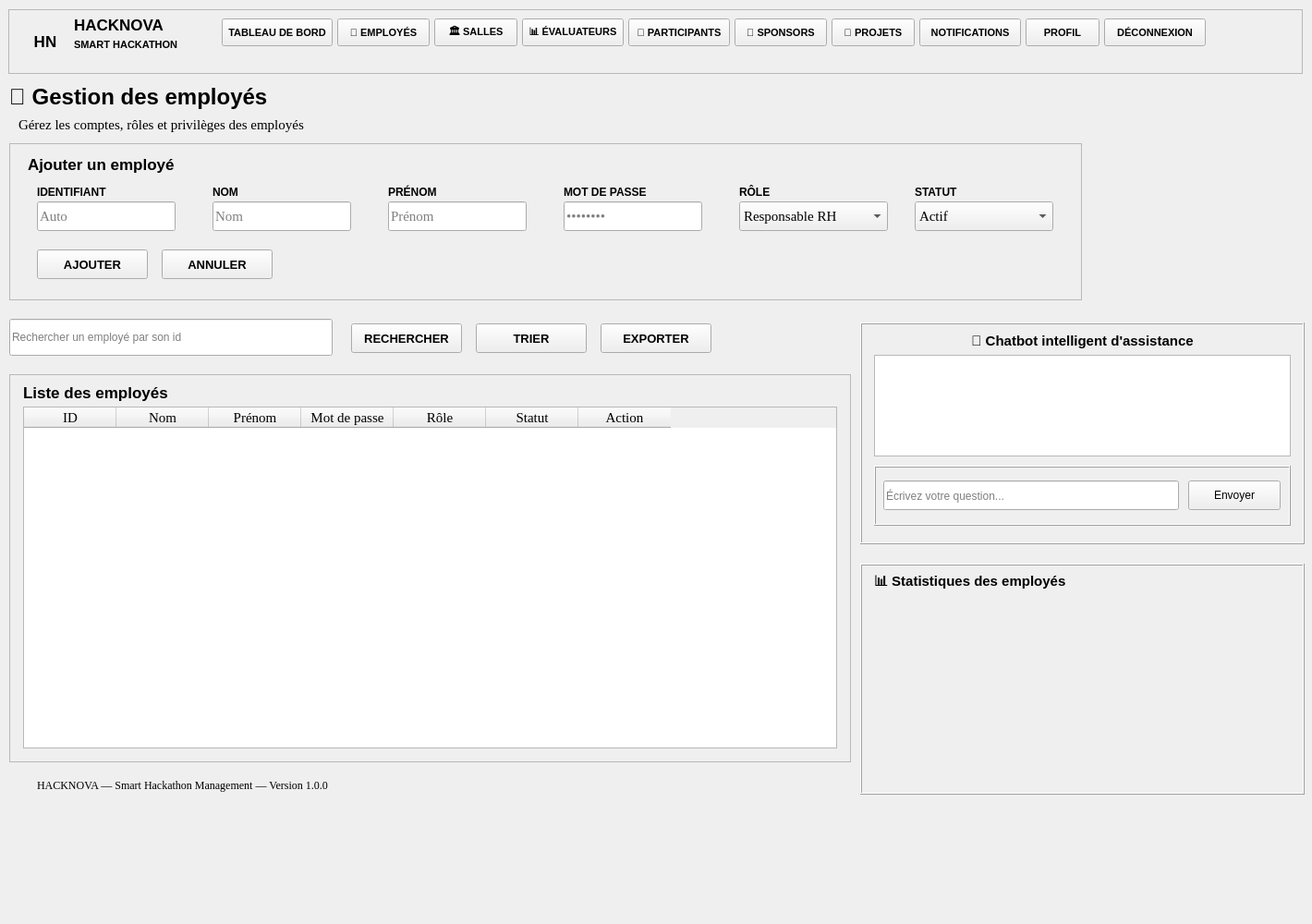
      <widget class="QWidget" name="scrollEmployesContent">
       <property name="geometry">
        <rect>
         <x>0</x>
         <y>0</y>
         <width>1420</width>
         <height>1000</height>
        </rect>
       </property>
       <widget class="QFrame" name="frameNavbar">
        <property name="geometry">
         <rect>
          <x>9</x>
          <y>10</y>
          <width>1401</width>
          <height>70</height>
         </rect>
        </property>
        <property name="frameShape">
         <enum>QFrame::Shape::StyledPanel</enum>
        </property>
        <property name="frameShadow">
         <enum>QFrame::Shadow::Raised</enum>
        </property>
        <widget class="QLabel" name="labelNavLogo">
         <property name="geometry">
          <rect>
           <x>15</x>
           <y>10</y>
           <width>50</width>
           <height>50</height>
          </rect>
         </property>
         <property name="font">
          <font>
           <family>Arial</family>
           <pointsize>13</pointsize>
           <bold>true</bold>
          </font>
         </property>
         <property name="text">
          <string>HN</string>
         </property>
         <property name="alignment">
          <set>Qt::AlignmentFlag::AlignCenter</set>
         </property>
        </widget>
       </widget>
       <widget class="QLabel" name="labelNavBrand">
        <property name="geometry">
         <rect>
          <x>80</x>
          <y>15</y>
          <width>140</width>
          <height>24</height>
         </rect>
        </property>
        <property name="font">
         <font>
          <family>Arial</family>
          <pointsize>13</pointsize>
          <bold>true</bold>
         </font>
        </property>
        <property name="text">
         <string>HACKNOVA</string>
        </property>
       </widget>
       <widget class="QLabel" name="labelNavSub">
        <property name="geometry">
         <rect>
          <x>80</x>
          <y>40</y>
          <width>140</width>
          <height>16</height>
         </rect>
        </property>
        <property name="font">
         <font>
          <family>Arial</family>
          <pointsize>8</pointsize>
          <bold>true</bold>
         </font>
        </property>
        <property name="text">
         <string>SMART HACKATHON</string>
        </property>
       </widget>
       <widget class="QPushButton" name="btnDashboard">
        <property name="geometry">
         <rect>
          <x>240</x>
          <y>20</y>
          <width>120</width>
          <height>30</height>
         </rect>
        </property>
        <property name="font">
         <font>
          <family>Arial</family>
          <pointsize>8</pointsize>
          <bold>true</bold>
         </font>
        </property>
        <property name="cursor">
         <cursorShape>PointingHandCursor</cursorShape>
        </property>
        <property name="text">
         <string>TABLEAU DE BORD</string>
        </property>
       </widget>
       <widget class="QPushButton" name="btnEmployes">
        <property name="geometry">
         <rect>
          <x>365</x>
          <y>20</y>
          <width>100</width>
          <height>30</height>
         </rect>
        </property>
        <property name="font">
         <font>
          <family>Arial</family>
          <pointsize>8</pointsize>
          <bold>true</bold>
         </font>
        </property>
        <property name="cursor">
         <cursorShape>PointingHandCursor</cursorShape>
        </property>
        <property name="text">
         <string>👤 EMPLOYÉS</string>
        </property>
       </widget>
       <widget class="QPushButton" name="btnSalles">
        <property name="geometry">
         <rect>
          <x>470</x>
          <y>20</y>
          <width>90</width>
          <height>30</height>
         </rect>
        </property>
        <property name="font">
         <font>
          <family>Arial</family>
          <pointsize>8</pointsize>
          <bold>true</bold>
         </font>
        </property>
        <property name="cursor">
         <cursorShape>PointingHandCursor</cursorShape>
        </property>
        <property name="text">
         <string>🏛 SALLES</string>
        </property>
       </widget>
       <widget class="QPushButton" name="btnEvaluateurs">
        <property name="geometry">
         <rect>
          <x>565</x>
          <y>20</y>
          <width>110</width>
          <height>30</height>
         </rect>
        </property>
        <property name="font">
         <font>
          <family>Arial</family>
          <pointsize>8</pointsize>
          <bold>true</bold>
         </font>
        </property>
        <property name="cursor">
         <cursorShape>PointingHandCursor</cursorShape>
        </property>
        <property name="text">
         <string>📊 ÉVALUATEURS</string>
        </property>
       </widget>
       <widget class="QPushButton" name="btnParticipants">
        <property name="geometry">
         <rect>
          <x>680</x>
          <y>20</y>
          <width>110</width>
          <height>30</height>
         </rect>
        </property>
        <property name="font">
         <font>
          <family>Arial</family>
          <pointsize>8</pointsize>
          <bold>true</bold>
         </font>
        </property>
        <property name="cursor">
         <cursorShape>PointingHandCursor</cursorShape>
        </property>
        <property name="text">
         <string>👥 PARTICIPANTS</string>
        </property>
       </widget>
       <widget class="QPushButton" name="btnSponsors">
        <property name="geometry">
         <rect>
          <x>795</x>
          <y>20</y>
          <width>100</width>
          <height>30</height>
         </rect>
        </property>
        <property name="font">
         <font>
          <family>Arial</family>
          <pointsize>8</pointsize>
          <bold>true</bold>
         </font>
        </property>
        <property name="cursor">
         <cursorShape>PointingHandCursor</cursorShape>
        </property>
        <property name="text">
         <string>🤝 SPONSORS</string>
        </property>
       </widget>
       <widget class="QPushButton" name="btnProjets">
        <property name="geometry">
         <rect>
          <x>900</x>
          <y>20</y>
          <width>90</width>
          <height>30</height>
         </rect>
        </property>
        <property name="font">
         <font>
          <family>Arial</family>
          <pointsize>8</pointsize>
          <bold>true</bold>
         </font>
        </property>
        <property name="cursor">
         <cursorShape>PointingHandCursor</cursorShape>
        </property>
        <property name="text">
         <string>💡 PROJETS</string>
        </property>
       </widget>
       <widget class="QPushButton" name="btnNotifications">
        <property name="geometry">
         <rect>
          <x>995</x>
          <y>20</y>
          <width>110</width>
          <height>30</height>
         </rect>
        </property>
        <property name="font">
         <font>
          <family>Arial</family>
          <pointsize>8</pointsize>
          <bold>true</bold>
         </font>
        </property>
        <property name="cursor">
         <cursorShape>PointingHandCursor</cursorShape>
        </property>
        <property name="text">
         <string>NOTIFICATIONS</string>
        </property>
       </widget>
       <widget class="QPushButton" name="btnProfil">
        <property name="geometry">
         <rect>
          <x>1110</x>
          <y>20</y>
          <width>80</width>
          <height>30</height>
         </rect>
        </property>
        <property name="font">
         <font>
          <family>Arial</family>
          <pointsize>8</pointsize>
          <bold>true</bold>
         </font>
        </property>
        <property name="cursor">
         <cursorShape>PointingHandCursor</cursorShape>
        </property>
        <property name="text">
         <string>PROFIL</string>
        </property>
       </widget>
       <widget class="QPushButton" name="btnDeconnexion">
        <property name="geometry">
         <rect>
          <x>1195</x>
          <y>20</y>
          <width>110</width>
          <height>30</height>
         </rect>
        </property>
        <property name="font">
         <font>
          <family>Arial</family>
          <pointsize>8</pointsize>
          <bold>true</bold>
         </font>
        </property>
        <property name="cursor">
         <cursorShape>PointingHandCursor</cursorShape>
        </property>
        <property name="text">
         <string>DÉCONNEXION</string>
        </property>
       </widget>
       <widget class="QLabel" name="labelTitleEmployes">
        <property name="geometry">
         <rect>
          <x>10</x>
          <y>90</y>
          <width>600</width>
          <height>30</height>
         </rect>
        </property>
        <property name="font">
         <font>
          <family>Arial</family>
          <pointsize>18</pointsize>
          <bold>true</bold>
         </font>
        </property>
        <property name="text">
         <string>👤 Gestion des employés</string>
        </property>
       </widget>
       <widget class="QLabel" name="labelSubEmployes">
        <property name="geometry">
         <rect>
          <x>20</x>
          <y>125</y>
          <width>800</width>
          <height>20</height>
         </rect>
        </property>
        <property name="font">
         <font>
          <family>Times New Roman</family>
          <pointsize>11</pointsize>
         </font>
        </property>
        <property name="text">
         <string>Gérez les comptes, rôles et privilèges des employés</string>
        </property>
       </widget>
       <widget class="QFrame" name="cardFormEmployes">
        <property name="geometry">
         <rect>
          <x>10</x>
          <y>155</y>
          <width>1161</width>
          <height>170</height>
         </rect>
        </property>
        <property name="frameShape">
         <enum>QFrame::Shape::StyledPanel</enum>
        </property>
        <property name="frameShadow">
         <enum>QFrame::Shadow::Raised</enum>
        </property>
       </widget>
       <widget class="QLabel" name="labelFormTitleEmployes">
        <property name="geometry">
         <rect>
          <x>30</x>
          <y>165</y>
          <width>500</width>
          <height>25</height>
         </rect>
        </property>
        <property name="font">
         <font>
          <family>Arial</family>
          <pointsize>13</pointsize>
          <bold>true</bold>
         </font>
        </property>
        <property name="text">
         <string>Ajouter un employé</string>
        </property>
       </widget>
       <widget class="QLabel" name="lblEmpID">
        <property name="geometry">
         <rect>
          <x>40</x>
          <y>200</y>
          <width>120</width>
          <height>16</height>
         </rect>
        </property>
        <property name="font">
         <font>
          <family>Arial</family>
          <pointsize>9</pointsize>
          <bold>true</bold>
         </font>
        </property>
        <property name="text">
         <string>IDENTIFIANT</string>
        </property>
       </widget>
       <widget class="QLineEdit" name="lineEditEmpID">
        <property name="geometry">
         <rect>
          <x>40</x>
          <y>218</y>
          <width>150</width>
          <height>32</height>
         </rect>
        </property>
        <property name="font">
         <font>
          <family>Times New Roman</family>
          <pointsize>11</pointsize>
         </font>
        </property>
        <property name="readOnly">
         <bool>true</bool>
        </property>
        <property name="placeholderText">
         <string>Auto</string>
        </property>
       </widget>
       <widget class="QLabel" name="lblEmpNom">
        <property name="geometry">
         <rect>
          <x>230</x>
          <y>200</y>
          <width>120</width>
          <height>16</height>
         </rect>
        </property>
        <property name="font">
         <font>
          <family>Arial</family>
          <pointsize>9</pointsize>
          <bold>true</bold>
         </font>
        </property>
        <property name="text">
         <string>NOM</string>
        </property>
       </widget>
       <widget class="QLineEdit" name="lineEditEmpNom">
        <property name="geometry">
         <rect>
          <x>230</x>
          <y>218</y>
          <width>150</width>
          <height>32</height>
         </rect>
        </property>
        <property name="font">
         <font>
          <family>Times New Roman</family>
          <pointsize>11</pointsize>
         </font>
        </property>
        <property name="placeholderText">
         <string>Nom</string>
        </property>
       </widget>
       <widget class="QLabel" name="lblEmpPrenom">
        <property name="geometry">
         <rect>
          <x>420</x>
          <y>200</y>
          <width>120</width>
          <height>16</height>
         </rect>
        </property>
        <property name="font">
         <font>
          <family>Arial</family>
          <pointsize>9</pointsize>
          <bold>true</bold>
         </font>
        </property>
        <property name="text">
         <string>PRÉNOM</string>
        </property>
       </widget>
       <widget class="QLineEdit" name="lineEditEmpPrenom">
        <property name="geometry">
         <rect>
          <x>420</x>
          <y>218</y>
          <width>150</width>
          <height>32</height>
         </rect>
        </property>
        <property name="font">
         <font>
          <family>Times New Roman</family>
          <pointsize>11</pointsize>
         </font>
        </property>
        <property name="placeholderText">
         <string>Prénom</string>
        </property>
       </widget>
       <widget class="QLabel" name="lblEmpMdp">
        <property name="geometry">
         <rect>
          <x>610</x>
          <y>200</y>
          <width>140</width>
          <height>16</height>
         </rect>
        </property>
        <property name="font">
         <font>
          <family>Arial</family>
          <pointsize>9</pointsize>
          <bold>true</bold>
         </font>
        </property>
        <property name="text">
         <string>MOT DE PASSE</string>
        </property>
       </widget>
       <widget class="QLineEdit" name="lineEditEmpMdp">
        <property name="geometry">
         <rect>
          <x>610</x>
          <y>218</y>
          <width>150</width>
          <height>32</height>
         </rect>
        </property>
        <property name="font">
         <font>
          <family>Times New Roman</family>
          <pointsize>11</pointsize>
         </font>
        </property>
        <property name="echoMode">
         <enum>QLineEdit::EchoMode::Password</enum>
        </property>
        <property name="placeholderText">
         <string>••••••••</string>
        </property>
       </widget>
       <widget class="QLabel" name="lblEmpRole">
        <property name="geometry">
         <rect>
          <x>800</x>
          <y>200</y>
          <width>140</width>
          <height>16</height>
         </rect>
        </property>
        <property name="font">
         <font>
          <family>Arial</family>
          <pointsize>9</pointsize>
          <bold>true</bold>
         </font>
        </property>
        <property name="text">
         <string>RÔLE</string>
        </property>
       </widget>
       <widget class="QComboBox" name="comboBoxEmpRole">
        <property name="geometry">
         <rect>
          <x>800</x>
          <y>218</y>
          <width>161</width>
          <height>32</height>
         </rect>
        </property>
        <property name="font">
         <font>
          <family>Times New Roman</family>
          <pointsize>11</pointsize>
         </font>
        </property>
        <item>
         <property name="text">
          <string>Responsable RH</string>
         </property>
        </item>
        <item>
         <property name="text">
          <string>Administrateur</string>
         </property>
        </item>
       </widget>
       <widget class="QLabel" name="lblEmpStatut">
        <property name="geometry">
         <rect>
          <x>990</x>
          <y>200</y>
          <width>140</width>
          <height>16</height>
         </rect>
        </property>
        <property name="font">
         <font>
          <family>Arial</family>
          <pointsize>9</pointsize>
          <bold>true</bold>
         </font>
        </property>
        <property name="text">
         <string>STATUT</string>
        </property>
       </widget>
       <widget class="QComboBox" name="comboBoxEmpStatut">
        <property name="geometry">
         <rect>
          <x>990</x>
          <y>218</y>
          <width>150</width>
          <height>32</height>
         </rect>
        </property>
        <property name="font">
         <font>
          <family>Times New Roman</family>
          <pointsize>11</pointsize>
         </font>
        </property>
        <item>
         <property name="text">
          <string>Actif</string>
         </property>
        </item>
        <item>
         <property name="text">
          <string>Inactif</string>
         </property>
        </item>
       </widget>
       <widget class="QPushButton" name="btnAjouterEmploye">
        <property name="geometry">
         <rect>
          <x>40</x>
          <y>270</y>
          <width>120</width>
          <height>32</height>
         </rect>
        </property>
        <property name="font">
         <font>
          <family>Arial</family>
          <pointsize>10</pointsize>
          <bold>true</bold>
         </font>
        </property>
        <property name="cursor">
         <cursorShape>PointingHandCursor</cursorShape>
        </property>
        <property name="text">
         <string>AJOUTER</string>
        </property>
       </widget>
       <widget class="QPushButton" name="btn_Annuler">
        <property name="geometry">
         <rect>
          <x>175</x>
          <y>270</y>
          <width>120</width>
          <height>32</height>
         </rect>
        </property>
        <property name="font">
         <font>
          <family>Arial</family>
          <pointsize>10</pointsize>
          <bold>true</bold>
         </font>
        </property>
        <property name="cursor">
         <cursorShape>PointingHandCursor</cursorShape>
        </property>
        <property name="text">
         <string>ANNULER</string>
        </property>
       </widget>
       <widget class="QLineEdit" name="lineEdit">
        <property name="geometry">
         <rect>
          <x>10</x>
          <y>345</y>
          <width>350</width>
          <height>40</height>
         </rect>
        </property>
        <property name="placeholderText">
         <string>Rechercher un employé par son id</string>
        </property>
       </widget>
       <widget class="QPushButton" name="btnRechercherEmploye">
        <property name="geometry">
         <rect>
          <x>380</x>
          <y>350</y>
          <width>120</width>
          <height>32</height>
         </rect>
        </property>
        <property name="font">
         <font>
          <family>Arial</family>
          <pointsize>10</pointsize>
          <bold>true</bold>
         </font>
        </property>
        <property name="cursor">
         <cursorShape>PointingHandCursor</cursorShape>
        </property>
        <property name="text">
         <string>RECHERCHER</string>
        </property>
       </widget>
       <widget class="QPushButton" name="btnTrierEmploye">
        <property name="geometry">
         <rect>
          <x>515</x>
          <y>350</y>
          <width>120</width>
          <height>32</height>
         </rect>
        </property>
        <property name="font">
         <font>
          <family>Arial</family>
          <pointsize>10</pointsize>
          <bold>true</bold>
         </font>
        </property>
        <property name="cursor">
         <cursorShape>PointingHandCursor</cursorShape>
        </property>
        <property name="text">
         <string>TRIER</string>
        </property>
       </widget>
       <widget class="QPushButton" name="btnExporterEmploye">
        <property name="geometry">
         <rect>
          <x>650</x>
          <y>350</y>
          <width>120</width>
          <height>32</height>
         </rect>
        </property>
        <property name="font">
         <font>
          <family>Arial</family>
          <pointsize>10</pointsize>
          <bold>true</bold>
         </font>
        </property>
        <property name="cursor">
         <cursorShape>PointingHandCursor</cursorShape>
        </property>
        <property name="text">
         <string>EXPORTER</string>
        </property>
       </widget>
       <widget class="QFrame" name="cardTableEmployes">
        <property name="geometry">
         <rect>
          <x>10</x>
          <y>405</y>
          <width>911</width>
          <height>420</height>
         </rect>
        </property>
        <property name="frameShape">
         <enum>QFrame::Shape::StyledPanel</enum>
        </property>
        <property name="frameShadow">
         <enum>QFrame::Shadow::Raised</enum>
        </property>
        <widget class="QTableWidget" name="tableEmployes">
         <property name="geometry">
          <rect>
           <x>15</x>
           <y>35</y>
           <width>881</width>
           <height>370</height>
          </rect>
         </property>
         <property name="font">
          <font>
           <family>Times New Roman</family>
           <pointsize>11</pointsize>
          </font>
         </property>
         <property name="editTriggers">
          <set>QAbstractItemView::EditTrigger::NoEditTriggers</set>
         </property>
         <property name="selectionMode">
          <enum>QAbstractItemView::SelectionMode::SingleSelection</enum>
         </property>
         <property name="selectionBehavior">
          <enum>QAbstractItemView::SelectionBehavior::SelectRows</enum>
         </property>
         <column>
          <property name="text">
           <string>ID</string>
          </property>
         </column>
         <column>
          <property name="text">
           <string>Nom</string>
          </property>
         </column>
         <column>
          <property name="text">
           <string>Prénom</string>
          </property>
         </column>
         <column>
          <property name="text">
           <string>Mot de passe</string>
          </property>
         </column>
         <column>
          <property name="text">
           <string>Rôle</string>
          </property>
         </column>
         <column>
          <property name="text">
           <string>Statut</string>
          </property>
         </column>
         <column>
          <property name="text">
           <string>Action</string>
          </property>
         </column>
        </widget>
        <widget class="QLabel" name="labelTableTitleEmployes">
         <property name="geometry">
          <rect>
           <x>15</x>
           <y>10</y>
           <width>500</width>
           <height>20</height>
          </rect>
         </property>
         <property name="font">
          <font>
           <family>Arial</family>
           <pointsize>13</pointsize>
           <bold>true</bold>
          </font>
         </property>
         <property name="text">
          <string>Liste des employés</string>
         </property>
        </widget>
       </widget>
       <widget class="QFrame" name="frameChatbot">
        <property name="geometry">
         <rect>
          <x>931</x>
          <y>349</y>
          <width>481</width>
          <height>240</height>
         </rect>
        </property>
        <property name="frameShape">
         <enum>QFrame::Shape::Box</enum>
        </property>
        <property name="frameShadow">
         <enum>QFrame::Shadow::Raised</enum>
        </property>
        <widget class="QLabel" name="lblTitreChatbot">
         <property name="geometry">
          <rect>
           <x>10</x>
           <y>10</y>
           <width>461</width>
           <height>20</height>
          </rect>
         </property>
         <property name="font">
          <font>
           <family>Arial</family>
           <pointsize>11</pointsize>
           <bold>true</bold>
          </font>
         </property>
         <property name="text">
          <string>🤖 Chatbot intelligent d'assistance</string>
         </property>
         <property name="alignment">
          <set>Qt::AlignmentFlag::AlignCenter</set>
         </property>
        </widget>
        <widget class="QTextBrowser" name="textChatbot">
         <property name="geometry">
          <rect>
           <x>15</x>
           <y>35</y>
           <width>451</width>
           <height>110</height>
          </rect>
         </property>
         <property name="minimumSize">
          <size>
           <width>0</width>
           <height>110</height>
          </size>
         </property>
        </widget>
        <widget class="QFrame" name="frameSaisieChatbot">
         <property name="geometry">
          <rect>
           <x>15</x>
           <y>155</y>
           <width>451</width>
           <height>65</height>
          </rect>
         </property>
         <property name="frameShape">
          <enum>QFrame::Shape::Box</enum>
         </property>
         <property name="frameShadow">
          <enum>QFrame::Shadow::Raised</enum>
         </property>
         <widget class="QLineEdit" name="leQuestion">
          <property name="geometry">
           <rect>
            <x>10</x>
            <y>16</y>
            <width>320</width>
            <height>32</height>
           </rect>
          </property>
          <property name="placeholderText">
           <string>Écrivez votre question...</string>
          </property>
         </widget>
         <widget class="QPushButton" name="btnEnvoyer">
          <property name="geometry">
           <rect>
            <x>340</x>
            <y>16</y>
            <width>100</width>
            <height>32</height>
           </rect>
          </property>
          <property name="text">
           <string>Envoyer</string>
          </property>
         </widget>
        </widget>
       </widget>
       <widget class="QFrame" name="cardStats">
        <property name="geometry">
         <rect>
          <x>931</x>
          <y>610</y>
          <width>481</width>
          <height>250</height>
         </rect>
        </property>
        <property name="frameShape">
         <enum>QFrame::Shape::Box</enum>
        </property>
        <property name="frameShadow">
         <enum>QFrame::Shadow::Raised</enum>
        </property>
        <widget class="QLabel" name="labelStatsTitle">
         <property name="geometry">
          <rect>
           <x>15</x>
           <y>10</y>
           <width>400</width>
           <height>20</height>
          </rect>
         </property>
         <property name="font">
          <font>
           <family>Arial</family>
           <pointsize>11</pointsize>
           <bold>true</bold>
          </font>
         </property>
         <property name="text">
          <string>📊 Statistiques des employés</string>
         </property>
        </widget>
        <widget class="QLabel" name="labelStatutPie">
         <property name="geometry">
          <rect>
           <x>5</x>
           <y>35</y>
           <width>210</width>
           <height>210</height>
          </rect>
         </property>
         <property name="text">
          <string/>
         </property>
        </widget>
        <widget class="QLabel" name="labelRoleBar">
         <property name="geometry">
          <rect>
           <x>220</x>
           <y>35</y>
           <width>250</width>
           <height>210</height>
          </rect>
         </property>
         <property name="text">
          <string/>
         </property>
        </widget>
       </widget>
       <widget class="QLabel" name="labelFooterEmployes">
        <property name="geometry">
         <rect>
          <x>40</x>
          <y>840</y>
          <width>900</width>
          <height>20</height>
         </rect>
        </property>
        <property name="font">
         <font>
          <family>Times New Roman</family>
          <pointsize>9</pointsize>
         </font>
        </property>
        <property name="text">
         <string>HACKNOVA — Smart Hackathon Management — Version 1.0.0</string>
        </property>
       </widget>
      </widget>
